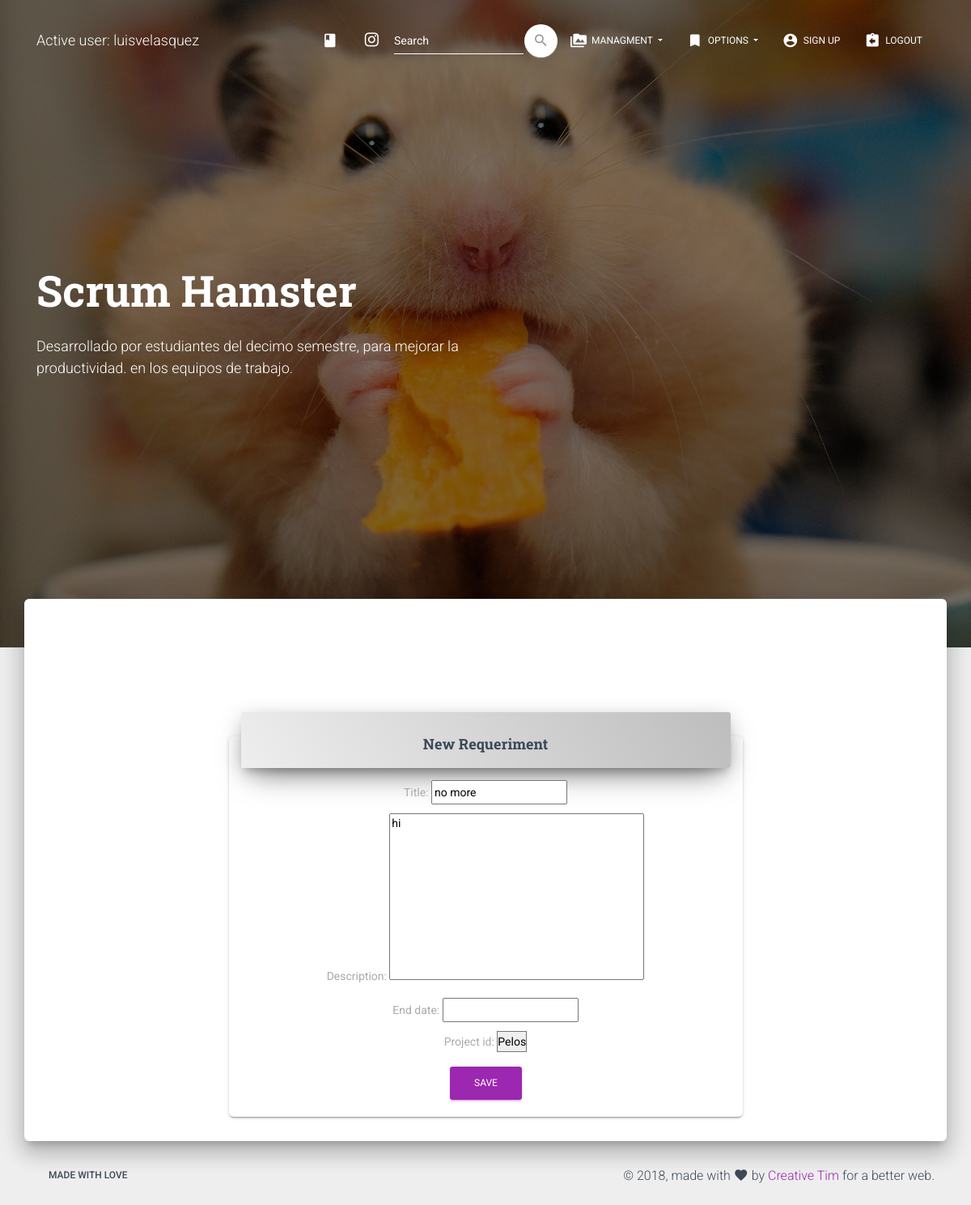
The app's page /update_requirement/1/ (signed in) with its own data.
### modules/models.py (models this page shows, shortened)
class requirement(models.Model):
	title = models.CharField(max_length = 45)
	description = models.TextField()
	start_date = models.DateField(auto_now_add = True)
	end_date = models.DateField(blank = True, null = True)
	project_id = models.ForeignKey(project, on_delete = models.CASCADE)

### modules/views.py (the view)
# urls.py: path('update_requirement/<int:id>/', update_requirement, name = 'update_requirement'),
@login_required
def update_requirement(request, id):
    data = requirement.objects.get(id = id)
    form = requirement_form(request.POST or None, instance = data)
    if form.is_valid():
        form.save()
        return redirect('list_requirement')
    return render(request, 'requirement/requirement.html', {'form': form, 'data': data})

### modules/forms.py
class requirement_form(forms.ModelForm):
	class Meta:
		model = requirement
		fields = '__all__'

### modules/models.py (called while the page is built)
    def __str__(self):
        return '%s' % (self.name)

### modules/templates/requirement/requirement.html (shortened to what this page needs)
{% extends 'base.html' %}
{% block content %}
<center>
<div class="row">
  <div  class="col-lg-7 col-md-6 ml-auto mr-auto">
    <div class="card">
      <div class="card-header">
        <h4 class="card-title">New Requeriment</h4>
      </div>
      <div class="card-body">
        <form method="POST" class=>
	<center>
<div class="bmd-label-floating">
	{{ form.as_p }}
</div>
	<input type="submit" name="Save" value="Save" class="btn btn-primary btn-raised">
</center>
	</form>
      </div>
    </div>
  </div>
  </center>
{% endblock %}

### modules/templates/base.html (shortened to what this page needs)
<!DOCTYPE html>
<html lang="en">
{% load static %}
<head>
  <link rel="stylesheet" href="https://maxcdn.bootstrapcdn.com/font-awesome/latest/css/font-awesome.min.css">
  <link href="{% static 'css/material-kit.css' %}" rel="stylesheet" />
  <link href="{% static 'demo/demo.css' %}" rel="stylesheet" />
</head>
<body class="landing-page sidebar-collapse">
  <nav class="navbar navbar-transparent navbar-color-on-scroll fixed-top navbar-expand-lg" color-on-scroll="100" id="sectionsNav">
    <div class="container">
      <div class="navbar-translate">
        {% if user.is_active %}
        <a class="navbar-brand" href="{% url 'index' %}">
          Active user: {{ user.username }} </a>
          {% endif %}
      </div>
      <div class="collapse navbar-collapse">
        <ul class="navbar-nav ml-auto">
          <li class="nav-item">
            <a class="nav-link" rel="tooltip" title="" data-placement="bottom" href="https://www.instagram.com/luis17velasquez/?hl=en" target="_blank" data-original-title="opent the CRM">
              <i class="material-icons">class</i>
            </a>
          </li>
          <li class="nav-item">
            <a class="nav-link" rel="tooltip" title="" data-placement="bottom" href="https://www.instagram.com/luis17velasquez/?hl=en" target="_blank" data-original-title="Follow us on Instagram">
              <i class="fa fa-instagram"></i>
            </a>
          </li>
          <li>
          <form class="form-inline ml-auto" method="POST" action ="{% url 'buscar_cliente' %}">{% csrf_token %}
              <div class="form-group has-white">
                <input type="text" class="form-control" placeholder="Search" name="buscalo">
              </div>
              <button type="submit" class="btn btn-white btn-just-icon btn-round">
                  <i class="material-icons">search</i>
              </button>
          </form>
          </li>
          {% if user.is_active %}
          <li class="dropdown nav-item">
            <a href="#" class="dropdown-toggle nav-link" data-toggle="dropdown">
              <i class="material-icons">perm_media</i> Managment
            </a>
          </li>
          <li class="dropdown nav-item">
            <a href="#" class="dropdown-toggle nav-link" data-toggle="dropdown">
              <i class="material-icons">bookmark</i> Options
            </a>
          </li>
          {% endif %}
           {% if user.is_active %}
           <li class="nav-item">
            <a class="nav-link" href="{% url 'signup' %}" onclick="scrollToDownload()">
              <i class="material-icons">account_circle</i> Sign up
            </a>
          </li>
          <li class="nav-item">
            <a class="nav-link" href="{% url 'logout' %}" onclick="scrollToDownload()">
              <i class="material-icons">assignment_return</i> Logout
            </a>
          </li>
          {% endif %}
        </ul>
      </div>
    </div>
  </nav>
  <div class="page-header header-filter" data-parallax="true" style="background-image: url('{% static 'img/profile_city.jpg' %}')">
    <div class="container">
      <div class="row">
        <div class="col-md-6">
          <h1 class="title">Scrum Hamster</h1>
          <h4>Desarrollado por estudiantes del decimo semestre, para mejorar la productividad. en los equipos de trabajo.</h4>
          <br>
        </div>
      </div>
    </div>
  </div>
  <div class="main main-raised">
    <div class="container">
      <div class="section text-center">
      </div>
      {% block content %}
      {% endblock %}
    </div>
  </div>
  <footer class="footer footer-default">
    <div class="container">
      <nav class="float-left">
        <ul>
          <li>
            <a href="#">
              made with love
            </a>
          </li>
        </ul>
      </nav>
      <div class="copyright float-right">
        &copy;
        , made with <i class="material-icons">favorite</i> by
        <a href="https://www.creative-tim.com" target="_blank">Creative Tim</a> for a better web.
      </div>
    </div>
  </footer>
</body>
</html>

### modules/static/demo/demo.css (style rules this page uses)
.title { margin-top: 30px; min-height: 32px; }

### records on screen
requirement: title "no more", description "hi", project_id "Pelos"

### other values on screen
{{ user.username }} "luisvelasquez"
